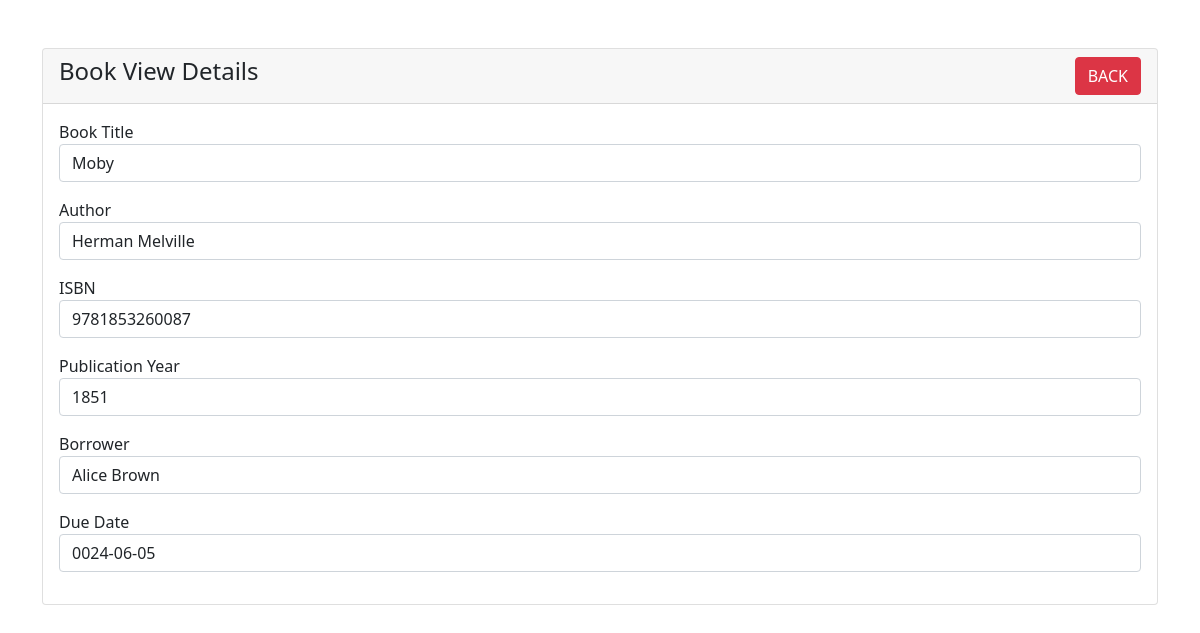
Page /book-view.php?id=9 on the committed database.
### tables this page shows
CREATE TABLE `books` (
  `id` int(11) NOT NULL,
  `book_title` varchar(255) NOT NULL,
  `author` varchar(255) NOT NULL,
  `isbn` varchar(20) NOT NULL,
  `publication_year` int(11) DEFAULT NULL,
  `borrower` varchar(255) DEFAULT NULL,
  `due_date` date DEFAULT NULL
);

### book-view.php (the view, shortened to what this page needs)
<?php
$pdo = new PDO('mysql:host=sql208.infinityfree.com;dbname=if0_38847636_blog', 'if0_38847636', 'X0LkFpkIaGQy8Om');
$pdo->setAttribute(PDO::ATTR_ERRMODE, PDO::ERRMODE_EXCEPTION);
if (isset($_GET['id'])) {
    $book_id = $_GET['id'];
    $query = "
        SELECT books.id, books.book_title, books.author, books.isbn, books.publication_year,
               books.borrower, books.due_date
        FROM books
        WHERE books.id = :id
    ";
    $statement = $pdo->prepare($query);
    $statement->bindValue(':id', $book_id);
    $statement->execute();
    $book = $statement->fetch(PDO::FETCH_ASSOC);
} else {
    echo "<h4>No book ID provided.</h4>";
    exit;
}
?>
<!doctype html>
<html lang="en">
<head>
    <link href="https://cdn.jsdelivr.net/npm/bootstrap@5.1.3/dist/css/bootstrap.min.css" rel="stylesheet">
</head>
<body>
    <div class="container mt-5">
        <div class="row">
            <div class="col-md-12">
                <div class="card">
                    <div class="card-header">
                        <h4>Book View Details
                            <a href="books.php" class="btn btn-danger float-end">BACK</a>
                        </h4>
                    </div>
                    <div class="card-body">
                        <?php if ($book): ?>
                            <div class="mb-3">
                                <label>Book Title</label>
                                <p class="form-control"><?php echo $book['book_title']; ?></p>
                            </div>
                            <div class="mb-3">
                                <label>Author</label>
                                <p class="form-control"><?php echo $book['author']; ?></p>
                            </div>
                            <div class="mb-3">
                                <label>ISBN</label>
                                <p class="form-control"><?php echo $book['isbn']; ?></p>
                            </div>
                            <div class="mb-3">
                                <label>Publication Year</label>
                                <p class="form-control"><?php echo $book['publication_year']; ?></p>
                            </div>
                            <div class="mb-3">
                                <label>Borrower</label>
                                <p class="form-control"><?php echo $book['borrower'] ? $book['borrower'] : 'No borrower available.'; ?></p>
                            </div>
                            <div class="mb-3">
                                <label>Due Date</label>
                                <p class="form-control"><?php echo $book['due_date'] ? $book['due_date'] : 'No due date available.'; ?></p>
                            </div>
                        <?php else: ?>
                            <h4>No book found with this ID.</h4>
                        <?php endif; ?>
                    </div>
                </div>
            </div>
        </div>
    </div>
</body>
</html>

### rows in the picture
books: book_title "Moby", author "Herman Melville", isbn "9781853260087", publication_year "1851", borrower "Alice Brown", due_date "0024-06-05"
